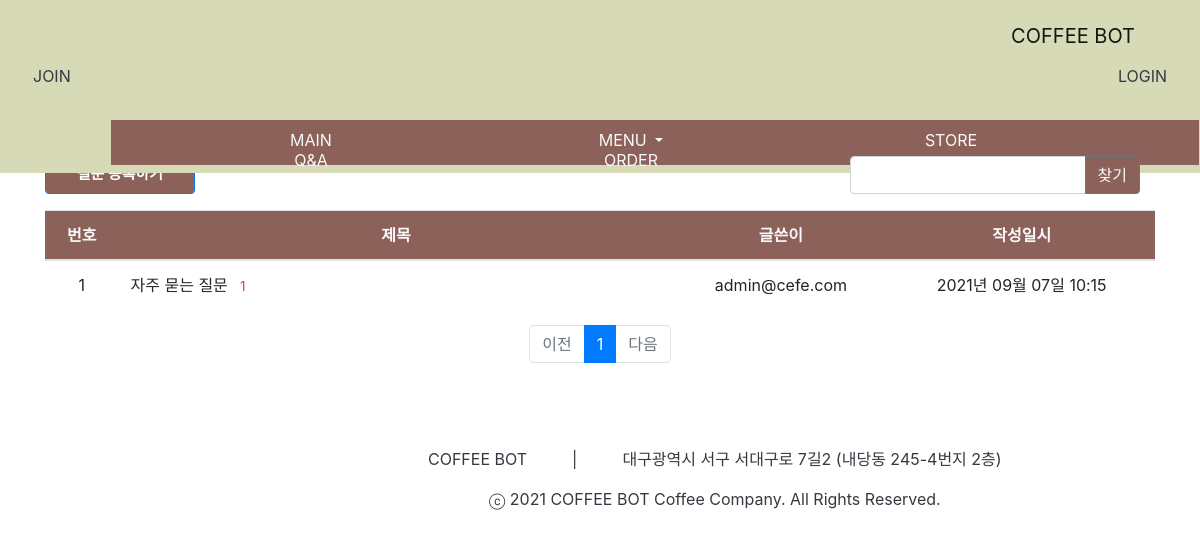
Page /question/list/ on the earlier database version.
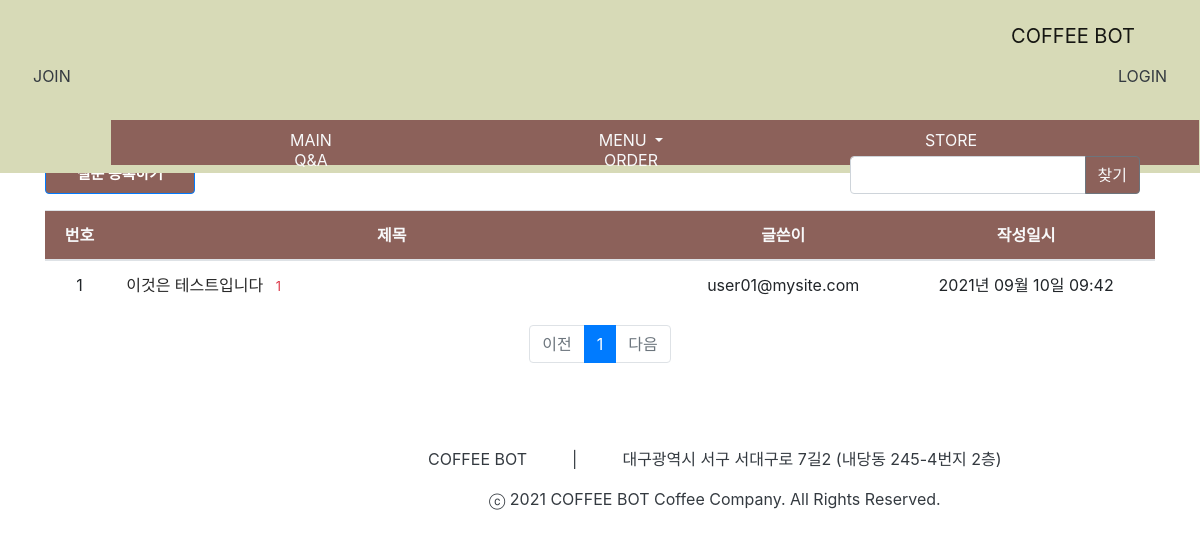
Same page on the later database version.
### pybo/models.py (models this page shows)
class Question(db.Model):
    id = db.Column(db.Integer, primary_key=True)
    subject = db.Column(db.String(200), nullable=False)
    content = db.Column(db.Text(), nullable=False)
    create_date = db.Column(db.DateTime(), nullable=False)
    user_id = db.Column(db.String(200), db.ForeignKey('users.userId', ondelete='CASCADE'), nullable=True)
    user = db.relationship('Users', backref=db.backref('question_set'))

### pybo/views/question_views.py (the view, shortened to what this page needs)
@bp.route('/list/')
def _list():
    page = request.args.get('page', type=int, default=1)
    kw = request.args.get('kw', type=str, default='')
    question_list = Question.query.order_by(Question.create_date.desc())
    question_list = question_list.paginate(page, per_page=10)
    return render_template('question/question_list.html', question_list=question_list, page=page, kw=kw)

### pybo/filter.py (called while the page is built)
def format_datetime(value, fmt='%Y년 %m월 %d일 %H:%M'):
    return value.strftime(fmt)

### pybo/views/auth_views.py (called while the page is built)
@bp.before_app_request
def load_logged_in_user():
    user_id = session.get('user_id')
    if user_id is None:
        g.user = None
    else:
        g.user = Users.query.get(user_id)

### pybo/templates/question/question_list.html (shortened to what this page needs)
<!DOCTYPE html>
<html lang="en">
<head>
</head>
<body>
{% extends 'base.html' %}
{% block content %}
<link rel="stylesheet" href="{{ url_for('static', filename='tablestyle_list.css') }}">
<div class="container my-3">
    <div class="box">
        <a href="{{ url_for('question.create') }}" class="btn btn-primary" id="btn">질문 등록하기</a>
        <div class="row justify-content-end my-3">
            <div class="col-4 input-group">
                <input type="text" class="form-control kw" value="{{ kw or '' }}">
                <div class="input-group-append">
                    <button class="btn btn-outline-secondary text-light" type="button" id="btn_search">찾기</button>
                </div>
            </div>
        </div>
    </div>
    <table class="table">
        <thead>
        <tr class="text-center" id="table_top">
            <th class="text-light">번호</th>
            <th class="text-light" style="width:50%">제목</th>
            <th class="text-light">글쓴이</th>
            <th class="text-light">작성일시</th>
        </tr>
        </thead>
        <tbody>
        {% if question_list %}
        {% for question in question_list.items %}
        <tr class="text-center">
            <td>{{ question_list.total - ((question_list.page-1) * question_list.per_page) - loop.index0 }}</td>
            <td class="text-left">
                <a href="{{ url_for('question.detail', question_id=question.id) }}">{{ question.subject }}</a>
                {% if question.answer_set|length > 0 %}
                <span class="text-danger small ml-2">{{ question.answer_set|length }}</span>
                {% endif %}
            </td>
            <td>{{ question.user_id }}</td>
            <td>{{ question.create_date|datetime }}</td>
        </tr>
        {% endfor %}
        {% else %}
        <tr>
            <td colspan="3">질문이 없습니다.</td>
        </tr>
        {% endif %}
        </tbody>
    </table>
    <ul class="pagination justify-content-center">
        {% if question_list.has_prev %}
        <li class="page-item">
            <a class="page-link" href="{{ question_list.prev_num }}">이전</a>
        </li>
        {% else %}
        <li class="page-item disabled">
            <a class="page-link" tabindex="-1" aria-disabled="true" href="#">이전</a>
        </li>
        {% endif %}
        {% for page_num in question_list.iter_pages() %}
            {% if page_num %}
                {% if page_num != question_list.page %}
                <li class="page-item">
                    <a class="page-link" href="{{ page_num }}">{{ page_num }}</a>
                </li>
                {% else %}
                <li class="page-item active" aria-current="page">
                    <a class="page-link" href="#">{{ page_num }}</a>
                </li>
                {% endif %}
           {% else %}
                <li class="disabled">
                    <a class="page-link" href="#">...</a>
                </li>
           {% endif %}
        {% endfor %}
        {% if question_list.has_next %}
        <li class="page-item">
            <a class="page-link" href="{{ question_list.next_num }}">다음</a>
        </li>
        {% else %}
        <li class="page-item disabled">
            <a class="page-link" tabindex="-1" aria-disabled="true" href="#">다음</a>
        </li>
        {% endif %}
    </ul>
</div>
{% endblock %}

### pybo/templates/base.html (shortened to what this page needs)
<!DOCTYPE html>
<html lang="en">
<head>
    <link rel="stylesheet" href="{{ url_for('static', filename='bootstrap.min.css') }}">
    <link rel="stylesheet" href="{{ url_for('static', filename='style.css') }}">
</head>
<body>
<header>
{% include "navbar.html" %}
     <nav class="navbar navbar-inverse navbar-fixed-top">
        <div id="menu2">
            <div class="row">
                <nav class="navbar2">
                    <ul>
                        <li><a class="nav-link text-light" href="/">MAIN</a></li>
                        <li class="nav-item dropdown">
                            <a class="nav-link dropdown-toggle text-light" href=""
                               id="navbarDropdown" role="button" data-toggle="dropdown" aria-haspopup="true" aria-expanded="false">
                                MENU
                            </a>
                        </li>
                        <li><a class="nav-link text-light" href="/store/store">STORE</a></li>
                        <li><a class="nav-link text-light" href="/question/list/">Q&A</a></li>
                        <li><a class="nav-link text-light" href="/order/order/?productId={{ 1 }}&qty={{ 1 }}&price={{ 2000 }}&image={{ 'americano.png' }}&name={{ '아메리카노' }}">ORDER</a></li>
                    </ul>
                </nav>
            </div>
        </div>
    </nav>
    </header>
{% block content %}
{% endblock %}
    <footer>
        <ul>
            <li class="nav-link text-dark mr-5">COFFEE BOT          |          대구광역시 서구 서대구로 7길2 (내당동 245-4번지 2층)</li>
            <li class="nav-link text-dark mr-5">ⓒ 2021 COFFEE BOT Coffee Company. All Rights Reserved.</li>
        </ul>
    </footer>
</body>
</html>

### pybo/templates/navbar.html (shortened to what this page needs)
<!DOCTYPE html>
<html lang="en">
<head>
    <link rel="stylesheet" href="{{ url_for('static', filename='bootstrap.min.css') }}">
    <link rel="stylesheet" href="{{ url_for('static', filename='style.css') }}">
</head>
<nav class="navbar navbar-inverse navbar-fixed-top">
    <div id="menu1">
        <div class="row">
            <nav class="navbar navbar-light bg-#fff">
                <a class="navbar-brand mr-5" href="{{ url_for('main.index') }}">COFFEE BOT</a>
                {% if session.get('user_id') %}
                <div id="space3"></div>
                {{ session.get('user_id') }}님, 안녕하세요.
                <a class="nav-link text-dark" href="{{ url_for('auth.mypage') }}">MYPAGE</a>
                <a class="nav-link text-dark" href="{{ url_for('auth.logout') }}">LOGOUT</a>
                {% else %}
                <a class="nav-link text-dark" href="{{ url_for('auth.signup') }}">JOIN</a>
                <a class="nav-link text-dark" href="{{ url_for('auth.login') }}">LOGIN</a>
                {% endif %}
            </nav>
        </div>
    </div>
</nav>
</html>

### pybo/static/style.css (style rules this page uses)
header { position: fixed; top: 0; left: 0; right: 0; }
#menu2 ul li { width: 320px; height: 20px; float: left; text-align: center; list-style: none; color: #fff; }
.navbar { background-color: #D7DAB7; }
.navbar2 { background-color: #8C615A; height: 45px; margin-left: 110px; }
footer { float: left; margin-top: 5%; margin-left: 31%; }
footer ul li { list-style: none; text-align: center; white-space: pre; text-style: bolder; }

### pybo/static/tablestyle_list.css (style rules this page uses)
.container { padding-top: 7%; }
#table_top { background-color: #8C615A; }
.form-control { padding-top: 30px; }
#btn_search { background-color: #8C615A; }
#btn { height: 38px; width: 150px; text-align: center; font-size: 15px; background-color: #8C615A; color: #fff; font-weight: bolder; float: left; }
a:link { color : #282828; }
.box { margin-top: 5%; }

Differences in the rows shown:
removed Question: id "1", subject "자주 묻는 질문", answer_set|length "1", user_id "admin@cefe.com", create_date "2021년 09월 07일 10:15"
added Question: total "1", subject "이것은 테스트입니다", answer_set|length "1", user_id "user01@mysite.com", create_date "2021년 09월 10일 09:42"
